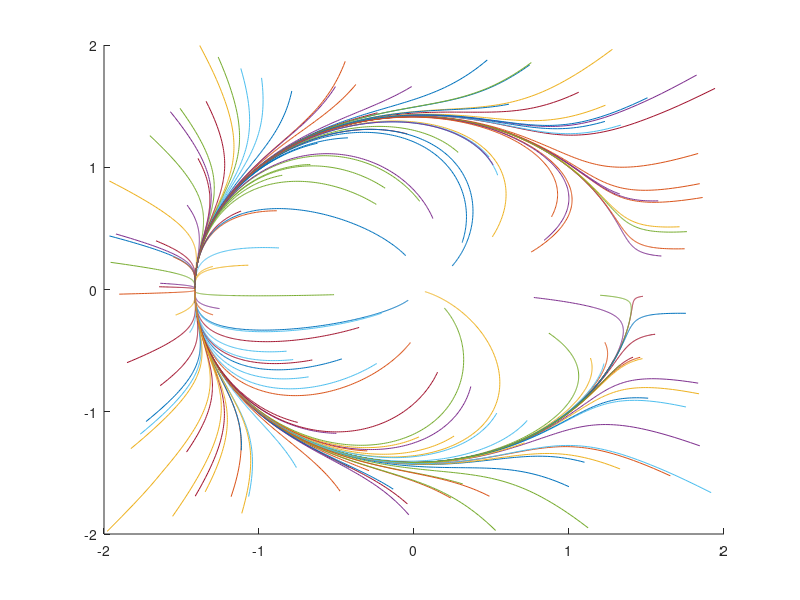

Reproduce this figure in MATLAB.
% script phase_diag.m
1;
pbaspect([1 1 1])

% Bounds
xmin=-2; xmax=2;
ymin=-2; ymax=2;
u = 9;

df = @(t,y) [y(1)*(2- y(1)^(2)-y(2)^(2)) - y(2)^(2)/((y(1)^(2)+y(2)^(2))^(1/2)),
 y(2)*(2-y(1)^(2)-y(2)^(2)) + y(2)*y(1)/((y(1)^(2)+y(2)^(2))^(1/2))];
 
 
% ------

hold off
newplot
hold on
axis ([xmin xmax ymin ymax])
for n=1:150
  x0=(xmax-xmin)*rand+xmin;
  y0=(ymax-ymin)*rand+ymin;

  [t,y] = ode45 (df, [0:0.01:50], [x0, y0]);
  X=y(:,1);
  Y=y(:,2);

  plot(X,Y);
endfor

%---